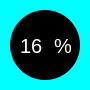
    <widget class="QFrame" name="frame_3">
     <property name="geometry">
      <rect>
       <x>1490</x>
       <y>180</y>
       <width>90</width>
       <height>90</height>
      </rect>
     </property>
     <property name="styleSheet">
      <string notr="true">QFrame{
background-color: rgb(0, 255, 255);
border-radius:45px;
}</string>
     </property>
     <property name="frameShape">
      <enum>QFrame::StyledPanel</enum>
     </property>
     <property name="frameShadow">
      <enum>QFrame::Plain</enum>
     </property>
     <widget class="QFrame" name="frame">
      <property name="geometry">
       <rect>
        <x>10</x>
        <y>10</y>
        <width>70</width>
        <height>70</height>
       </rect>
      </property>
      <property name="styleSheet">
       <string notr="true">QFrame{
background-color: black;
border-radius:35px;
}</string>
      </property>
      <property name="frameShape">
       <enum>QFrame::StyledPanel</enum>
      </property>
      <property name="frameShadow">
       <enum>QFrame::Plain</enum>
      </property>
      <widget class="QWidget" name="horizontalLayoutWidget_4">
       <property name="geometry">
        <rect>
         <x>10</x>
         <y>10</y>
         <width>61</width>
         <height>51</height>
        </rect>
       </property>
       <layout class="QHBoxLayout" name="horizontalLayout_4">
        <item>
         <widget class="QLabel" name="Finential_statistic1_4">
          <property name="styleSheet">
           <string notr="true">color:white;
background-color: rgba(255, 255, 255, 0);
font: 20px;</string>
          </property>
          <property name="text">
           <string>16</string>
          </property>
          <property name="wordWrap">
           <bool>true</bool>
          </property>
         </widget>
        </item>
        <item>
         <widget class="QLabel" name="Finential_statistic1_5">
          <property name="styleSheet">
           <string notr="true">color:white;
font: 20px;
background-color:rgba(255, 255, 255, 0);</string>
          </property>
          <property name="frameShadow">
           <enum>QFrame::Raised</enum>
          </property>
          <property name="text">
           <string>%</string>
          </property>
          <property name="wordWrap">
           <bool>true</bool>
          </property>
         </widget>
        </item>
       </layout>
      </widget>
     </widget>
    </widget>
